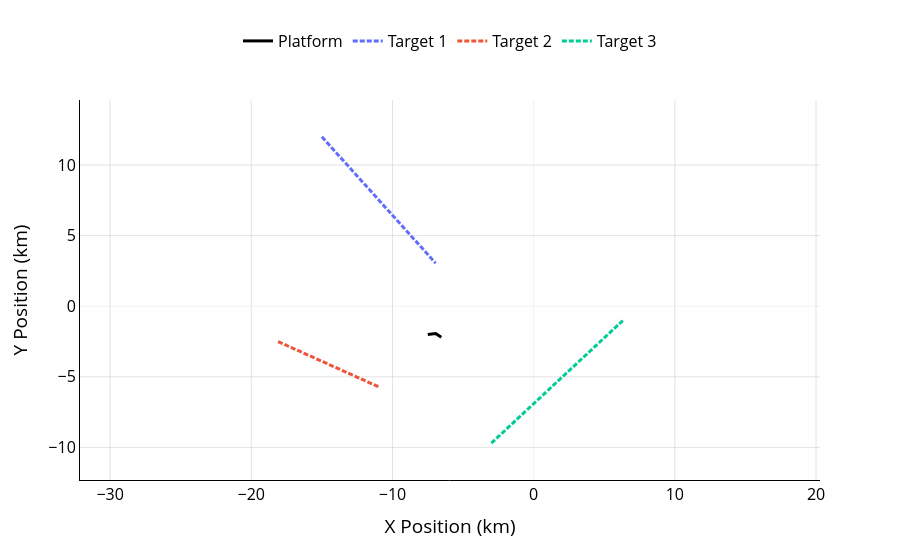

Notebook source saved alongside this figure:
### Markdown cell above
## Ground Truth Setup and Generation

Next we will create the target ground truth. The target states simply use Stone Soup's
`GroundTruthState` class, but we inject additional metadata associated with the target's
source signal. 

The source signal is defined as a broadband source with multiple tonal components
defined over a discrete set of frequencies. Tonal frequencies are approximate
representations of distinct and prominent on-board contributions to the signal. Each
tonal frequency has an amplitude and phase. The width of the tonal frequency is defined
by its bandwidth. Unmodelled contributions to the signal are represented by a stochastic
noise process, e.g., pink noise.

### Code cell
import numpy as np
from stonesoup.models.transition.linear import (
    CombinedLinearGaussianTransitionModel,
    ConstantVelocity,
)
from stonesoup.types.groundtruth import GroundTruthPath, GroundTruthState

from nereus.plotter import plot_world

# Define the target's initial state and transition model
target1_start_vector = np.array([-1.5e4, 9.0, 1.2e4, -10, -5.0, 0.0])
target2_start_vector = np.array([-1.1e4, -8.0, -5.7e3, 3.6, -5.0, 0.0])
target3_start_vector = np.array([-3.0e3, 10.4, -9.7e3, 9.7, -5.0, 0.0])

target_transition_model = CombinedLinearGaussianTransitionModel([
    ConstantVelocity(0), ConstantVelocity(0), ConstantVelocity(0)
])
target_position_mapping = [0, 2, 4]
target_velocity_mapping = [1, 3, 5]

target_truths = []

target_tonal_bandwidth_hz = np.random.uniform(0.5, 2.0)
target_noise_amplitude_upa = 10 ** (90 / 20)
target_noise_spectral_exponent = -1.0

for sv in [target1_start_vector, target2_start_vector, target3_start_vector]:
    metadata = {
        "position_mapping": target_position_mapping,
        "velocity_mapping": target_velocity_mapping,
        "amplitudes_upa": 10 ** (np.random.uniform(87, 102, 4) / 20),
        "frequencies_hz": np.random.uniform(25.0, 200.0, 4),
        "phases_rad": np.random.uniform(0, 2 * np.pi, 4),
        "tonal_bandwidth_hz": np.random.uniform(0.5, 2.0),
        "noise_amplitude_upa": 10 ** (np.random.uniform(65, 85) / 20),
        "target_tonal_bandwidth_hz": target_tonal_bandwidth_hz,
        "target_noise_amplitude_upa": target_noise_amplitude_upa,
        "noise_spectral_exponent": target_noise_spectral_exponent,
    }
    target_states = [GroundTruthState(sv, timestamp=start_time, metadata=metadata)]
    for timestamp in timesteps[1:]:
        dt = timestamp - target_states[-1].timestamp
        new_state_vector = target_transition_model.function(
            target_states[-1], noise=False, time_interval=dt
        )
        target_states.append(
            GroundTruthState(new_state_vector, timestamp=timestamp, metadata=metadata)
        )

    target_truths.append(GroundTruthPath(target_states))

plot_world(truths=target_truths, platform=platform).show()

### Figure 1 — Plotly figure (JSON) as saved in the notebook; plotly's stock layout.template omitted (floating-point values rounded to 4 significant figures; data arrays with more than 128 entries replaced by an {"elided": "..."} marker saying what was removed)
{"data": [{"line": {"color": "black", "width": 3}, "mode": "lines", "name": "Platform", "type": "scatter", "x": {"elided": "180 float values"}, "y": {"elided": "180 float values"}}, {"line": {"color": "#636EFA", "dash": "5px,2px", "width": 3}, "mode": "lines", "name": "Target 1", "type": "scatter", "x": {"elided": "180 float values"}, "y": {"elided": "180 float values"}}, {"line": {"color": "#EF553B", "dash": "5px,2px", "width": 3}, "mode": "lines", "name": "Target 2", "type": "scatter", "x": {"elided": "180 float values"}, "y": {"elided": "180 float values"}}, {"line": {"color": "#00CC96", "dash": "5px,2px", "width": 3}, "mode": "lines", "name": "Target 3", "type": "scatter", "x": {"elided": "180 float values"}, "y": {"elided": "180 float values"}}], "layout": {"colorway": ["#636EFA", "#EF553B", "#00CC96", "#AB63FA", "#FFA15A", "#19D3F3", "#FF6692", "#B6E880", "#FF97FF", "#FECB52"], "font": {"color": "black", "size": 16}, "legend": {"orientation": "h", "x": 0.5, "xanchor": "center", "y": 1.2}, "plot_bgcolor": "white", "showlegend": true, "xaxis": {"constrain": "range", "gridcolor": "rgba(200,200,200,0.5)", "linecolor": "black", "range": [-19.38, 7.531], "showgrid": true, "title": {"text": "X Position (km)"}, "zeroline": true, "zerolinecolor": "rgba(200, 200, 200, 0.5)", "zerolinewidth": 0.5}, "yaxis": {"constrain": "range", "gridcolor": "rgba(200,200,200,0.5)", "linecolor": "black", "range": [-12.31, 14.61], "scaleanchor": "x", "scaleratio": 1, "showgrid": true, "title": {"text": "Y Position (km)"}, "zeroline": true, "zerolinecolor": "rgba(200, 200, 200, 0.5)", "zerolinewidth": 0.5}}}
